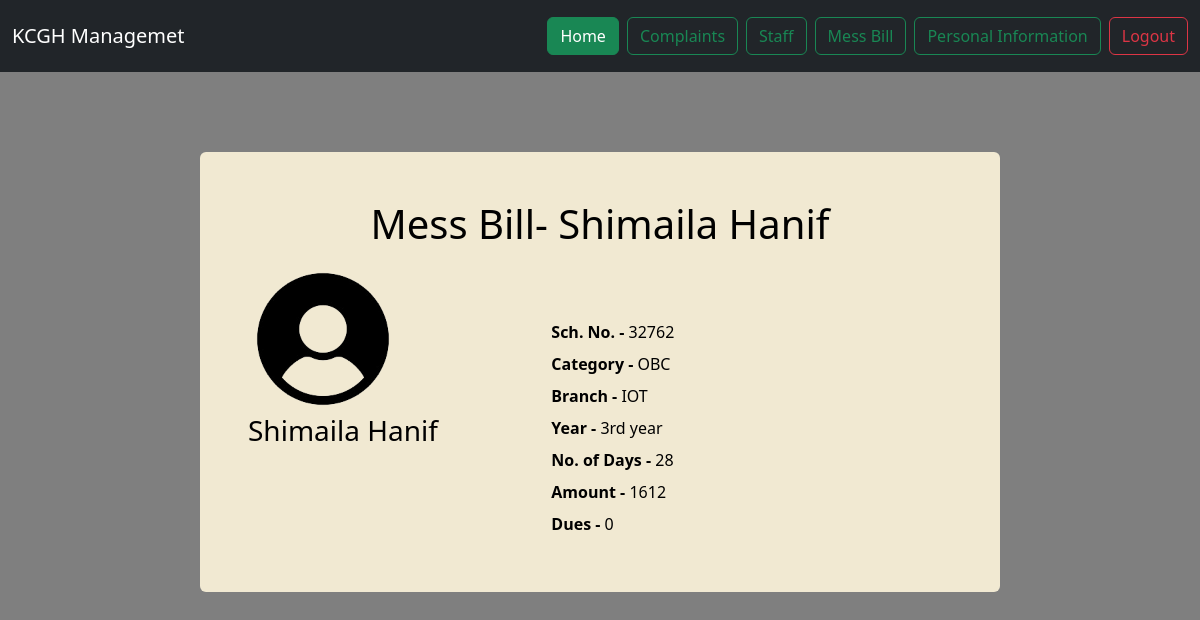
The app's page /messbill (signed in), older data.
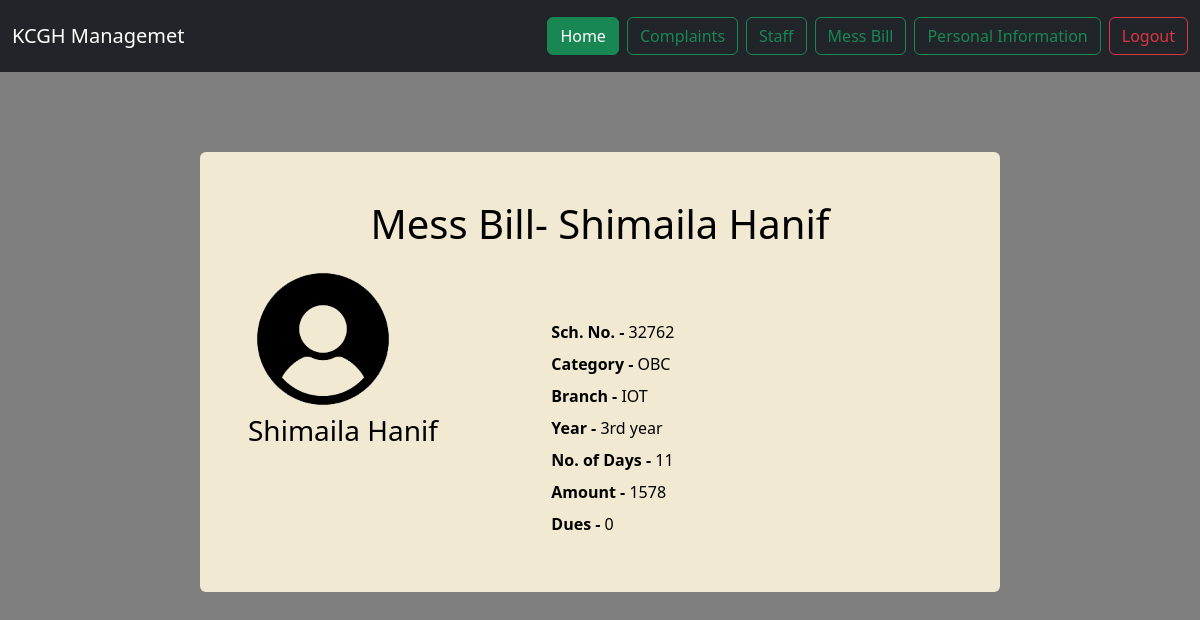
The same page, newer data.
### mess/models.py (models this page shows, shortened)
class MessBill(models.Model):
    user = models.ForeignKey(User, on_delete=models.CASCADE, null=True, blank=True)
    name = models.CharField(max_length=50)
    sch_no = models.IntegerField()
    category = models.CharField(max_length=15)
    branch = models.CharField(max_length=15)
    year = models.IntegerField()
    number_of_days = models.IntegerField(default=10)
    total_amount = models.IntegerField()
    dues = models.IntegerField(default= 0)
    month_year = models.CharField(max_length=7, default=datetime.now().strftime("%Y-%m"))

### mess/views.py (the view)
# urls.py: path("messbill", views.messbill, name="messbill"),
@login_required
def messbill(request):
    mess_bill = MessBill.objects.filter(user=request.user).first()
    return render(request, "messbill.html", {'mess_bill': mess_bill, 'user': request.user})

### mess/templates/messBill.html (shortened to what this page needs)
{% extends "base.html" %}
{% load static%}
{% block body %}
{% include "components/navbar.html" %}
<div class="d-flex justify-content-center align-items-start" style="height: 80vh; margin-top: 80px;">
    <div class="container text-white p-5 rounded"
        style="background: #f1e9d2; color: black !important; max-width: 800px;">
        <h1 class="text-center" style="color: black;">Mess Bill- {{mess_bill.name}}</h1>
        <div class="row mt-3">
            <div class="col-md-5 ">
                <img src="/static/images/images-removebg-preview.png " class="p-0 m-0 " alt="Logo"
                    style="height: 150px; align-items: center;">
                <h3>{{mess_bill.name}}</h3>
            </div>
            <div class="col-md-7 mt-5 align-items-center">
                <div class="my-2">
                    <strong>Sch. No. - </strong>
                    <p class="d-inline">{{mess_bill.sch_no}}</p>
                </div>
                <div class="my-2">
                    <strong>Category - </strong>
                    <p class="d-inline">{{mess_bill.category}}</p>
                </div>
                <div class="my-2">
                    <strong>Branch - </strong>
                    <p class="d-inline">{{mess_bill.branch}}</p>
                </div>
                <div class="my-2">
                    <strong>Year - </strong>
                    <p class="d-inline">{{mess_bill.year}}rd year</p>
                </div>
                <div class="my-2">
                    <strong>No. of Days - </strong>
                    <p class="d-inline">{{mess_bill.number_of_days}}</p>
                </div>
                <div class="my-2">
                    <strong>Amount - </strong>
                    <p class="d-inline">{{mess_bill.total_amount}}</p>
                </div>
                <div class="my-2">
                    <strong>Dues - </strong>
                    <p class="d-inline">{{mess_bill.dues}}</p>
                </div>
            </div>
        </div>
    </div>
</div>
{% endblock %}

### mess/templates/base.html (shortened to what this page needs)
<!doctype html>
<html lang="en">
  <head>
    <link href="https://cdn.jsdelivr.net/npm/bootstrap@5.3.3/dist/css/bootstrap.min.css" rel="stylesheet">
    <link rel="stylesheet" href="https://cdnjs.cloudflare.com/ajax/libs/font-awesome/6.4.2/css/all.min.css">
  </head>
  {%block body%}
    {%endblock%}
</html>

### mess/templates/components/navBar.html (shortened to what this page needs)
<nav class="navbar navbar-expand-lg bg-dark navbar-dark py-3 ">
  <div class="container-fluid">
    <a class="navbar-brand" href="#">KCGH Managemet</a>
    <div class="collapse navbar-collapse" id="navbarSupportedContent">
      <div class="d-grid gap-2 d-md-flex justify-content-md-end">
        <a href="{% url 'home' %}" class="btn btn-success ">Home</a>
        <button type="button" class="btn btn-outline-success"><a class="nav-link"
            href="{% url 'complain' %}">Complaints</a></button>
        <button type="button" class="btn btn-outline-success"><a class="nav-link"
            href="{% url 'staffInfo' %}">Staff</a></button>
            {% if user.is_authenticated %}
            <a href="{% url 'messbill' %}" class="btn btn-outline-success">Mess Bill</a>
            <a href="{% url 'personalInfo' %}" class="btn btn-outline-success">Personal Information</a>
            <a href="{% url 'handleLogOut' %}" class="btn btn-outline-danger">Logout</a>
        {% else %}
            <button type="button" class="btn btn-outline-success" data-bs-toggle="modal" data-bs-target="#loginModal">
                Login
            </button>
        {% endif %}
      </div>
    </div>
  </div>
</nav>

Row changes from the older to the newer data that the page shows:
changed MessBill "Shimaila Hanif": number_of_days "28" → "11"; total_amount "1612" → "1578"
